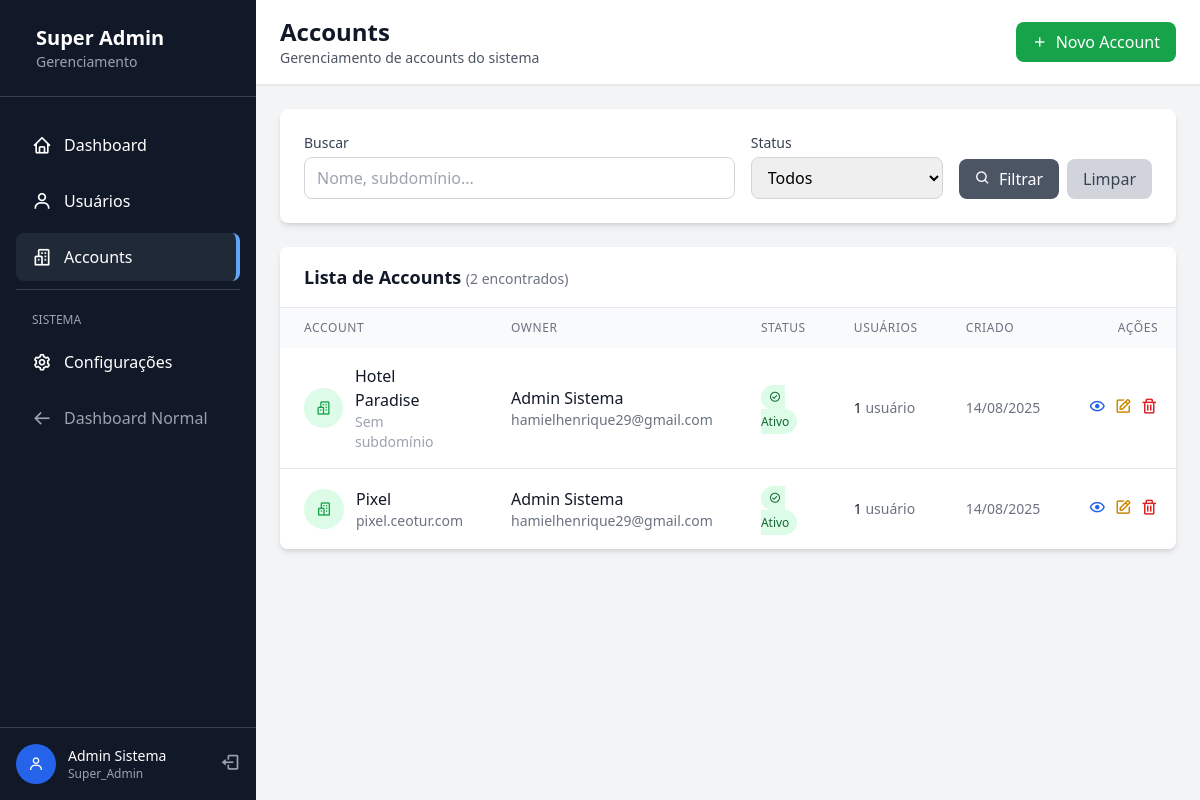
The app's page /super-admin/accounts/ (signed in) with its own data.
### app/models/user.py (models this page shows, shortened)
class User(UserMixin, db.Model):
    __tablename__ = 'users'
    id = db.Column(db.Integer, primary_key=True)
    email = db.Column(db.String(120), unique=True, nullable=False, index=True)
    password_hash = db.Column(db.String(128), nullable=False)
    first_name = db.Column(db.String(50), nullable=False)
    last_name = db.Column(db.String(50), nullable=False)
    theme_preference = db.Column(db.String(10), default='light')
    role = db.Column(db.Enum(UserRole), nullable=False, default=UserRole.USER)
    created_at = db.Column(db.DateTime, default=datetime.utcnow, nullable=False)
    updated_at = db.Column(db.DateTime, default=datetime.utcnow, onupdate=datetime.utcnow)
    last_login = db.Column(db.DateTime)
    accounts = db.relationship('Account',
                              secondary=user_accounts,
                              backref=db.backref('users', lazy='dynamic'),
                              lazy='dynamic')
    def get_full_name(self):
        return f"{self.first_name} {self.last_name}"
    def is_super_admin(self):
        return self.role == UserRole.SUPER_ADMIN
    def get_accessible_accounts(self):
        if self.is_super_admin():
            from .account import Account, AccountStatus
            return Account.query.filter(Account.status == AccountStatus.ACTIVE).all()
        else:
            return self.accounts.filter_by(is_active=True).all()

### app/models/account.py (models this page shows, shortened)
class Account(db.Model):
    __tablename__ = 'accounts'
    id = db.Column(db.Integer, primary_key=True)
    name = db.Column(db.String(100), nullable=False)
    subdomain = db.Column(db.String(50), unique=True, nullable=True, index=True)
    status = db.Column(db.Enum(AccountStatus), nullable=False, default=AccountStatus.ACTIVE)
    is_active = db.Column(db.Boolean, default=True, nullable=False)
    owner_id = db.Column(db.Integer, db.ForeignKey('users.id'), nullable=False)
    created_by = db.Column(db.Integer, db.ForeignKey('users.id'), nullable=False)
    created_at = db.Column(db.DateTime, default=datetime.utcnow, nullable=False)
    updated_at = db.Column(db.DateTime, default=datetime.utcnow, onupdate=datetime.utcnow)
    owner = db.relationship('User', foreign_keys=[owner_id], backref='owned_accounts')
    creator = db.relationship('User', foreign_keys=[created_by], backref='created_accounts')
    def get_user_count(self):
        return self.users.count()

### app/frontend/routes/super_admin/accounts.py (the view)
@accounts_bp.route('/')
@super_admin_required
def index():
    page = request.args.get('page', 1, type=int)
    search = request.args.get('search', '')
    status_filter = request.args.get('status', '')
    query = Account.query
    if search:
        query = query.filter(
            (Account.name.contains(search)) |
            (Account.subdomain.contains(search))
        )
    if status_filter:
        try:
            status_enum = AccountStatus(status_filter)
            query = query.filter(Account.status == status_enum)
        except ValueError:
            pass
    accounts = query.order_by(Account.created_at.desc()).paginate(
        page=page, per_page=20, error_out=False
    )
    return render_template('super_admin/accounts/index.html',
                         accounts=accounts,
                         search=search,
                         status_filter=status_filter)

### app/frontend/templates/super_admin/accounts/index.html (shortened to what this page needs)
{% extends "super_admin/base.html" %}
{% block page_title %}Accounts{% endblock %}
{% block breadcrumb %}
<p class="text-sm text-gray-600">Gerenciamento de accounts do sistema</p>
{% endblock %}
{% block header_actions %}
<a href="{{ url_for('super_admin.accounts.create') }}"
   class="bg-green-600 hover:bg-green-700 text-white px-4 py-2 rounded-lg flex items-center transition-colors">
    <i class='bx bx-plus mr-2'></i>
    Novo Account
</a>
{% endblock %}
{% block content %}
<div class="bg-white rounded-lg shadow-md p-6 mb-6">
    <form method="GET" class="flex flex-wrap gap-4 items-end">
        <div class="flex-1 min-w-64">
            <label class="block text-sm font-medium text-gray-700 mb-1">Buscar</label>
            <input type="text"
                   name="search"
                   value="{{ search }}"
                   placeholder="Nome, subdomínio..."
                   class="w-full px-3 py-2 border border-gray-300 rounded-lg focus:outline-none focus:ring-2 focus:ring-green-500">
        </div>
        <div class="min-w-48">
            <label class="block text-sm font-medium text-gray-700 mb-1">Status</label>
            <select name="status" class="w-full px-3 py-2 border border-gray-300 rounded-lg focus:outline-none focus:ring-2 focus:ring-green-500">
                <option value="">Todos</option>
            </select>
        </div>
        <div class="flex gap-2">
            <button type="submit" class="bg-gray-600 hover:bg-gray-700 text-white px-4 py-2 rounded-lg transition-colors">
                <i class='bx bx-search mr-1'></i>
                Filtrar
            </button>
            <a href="{{ url_for('super_admin.accounts.index') }}"
               class="bg-gray-300 hover:bg-gray-400 text-gray-700 px-4 py-2 rounded-lg transition-colors">
                Limpar
            </a>
        </div>
    </form>
</div>
<div class="bg-white rounded-lg shadow-md overflow-hidden">
    <div class="px-6 py-4 border-b border-gray-200">
        <h3 class="text-lg font-semibold text-gray-900">
            Lista de Accounts
            <span class="text-sm font-normal text-gray-500">({{ accounts.total }} encontrados)</span>
        </h3>
    </div>
    {% if accounts.items %}
        <div class="overflow-x-auto">
            <table class="w-full">
                <thead class="bg-gray-50">
                    <tr>
                        <th class="px-6 py-3 text-left text-xs font-medium text-gray-500 uppercase tracking-wider">Account</th>
                        <th class="px-6 py-3 text-left text-xs font-medium text-gray-500 uppercase tracking-wider">Owner</th>
                        <th class="px-6 py-3 text-left text-xs font-medium text-gray-500 uppercase tracking-wider">Status</th>
                        <th class="px-6 py-3 text-left text-xs font-medium text-gray-500 uppercase tracking-wider">Usuários</th>
                        <th class="px-6 py-3 text-left text-xs font-medium text-gray-500 uppercase tracking-wider">Criado</th>
                        <th class="px-6 py-3 text-right text-xs font-medium text-gray-500 uppercase tracking-wider">Ações</th>
                    </tr>
                </thead>
                <tbody class="bg-white divide-y divide-gray-200">
                    {% for account in accounts.items %}
                    <tr class="hover:bg-gray-50">
                        <td class="px-6 py-4">
                            <div class="flex items-center">
                                <div class="h-10 w-10 bg-green-100 rounded-full flex items-center justify-center mr-3">
                                    <i class='bx bx-buildings text-green-600'></i>
                                </div>
                                <div>
                                    <p class="font-medium text-gray-900">{{ account.name }}</p>
                                    {% if account.subdomain %}
                                        <p class="text-sm text-gray-500">{{ account.subdomain }}.ceotur.com</p>
                                    {% else %}
                                        <p class="text-sm text-gray-400">Sem subdomínio</p>
                                    {% endif %}
                                </div>
                            </div>
                        </td>
                        <td class="px-6 py-4">
                            {% if account.owner %}
                                <div>
                                    <p class="font-medium text-gray-900">{{ account.owner.get_full_name() }}</p>
                                    <p class="text-sm text-gray-500">{{ account.owner.email }}</p>
                                </div>
                            {% else %}
                                <span class="text-gray-400">—</span>
                            {% endif %}
                        </td>
                        <td class="px-6 py-4">
                            {% if account.status.value == 'active' %}
                                <span class="px-2 py-1 bg-green-100 text-green-800 text-xs rounded-full">
                                    <i class='bx bx-check-circle mr-1'></i>Ativo
                                </span>
                            {% elif account.status.value == 'suspended' %}
                                <span class="px-2 py-1 bg-yellow-100 text-yellow-800 text-xs rounded-full">
                                    <i class='bx bx-pause-circle mr-1'></i>Suspenso
                                </span>
                            {% else %}
                                <span class="px-2 py-1 bg-red-100 text-red-800 text-xs rounded-full">
                                    <i class='bx bx-x-circle mr-1'></i>Inativo
                                </span>
                            {% endif %}
                        </td>
                        <td class="px-6 py-4 text-sm text-gray-500">
                            <span class="font-medium text-gray-900">{{ account.get_user_count() }}</span>
                            {% if account.get_user_count() == 1 %}usuário{% else %}usuários{% endif %}
                        </td>
                        <td class="px-6 py-4 text-sm text-gray-500">
                            {% if account.created_at %}
                                {{ account.created_at.strftime('%d/%m/%Y') }}
                            {% else %}
                                —
                            {% endif %}
                        </td>
                        <td class="px-6 py-4 text-right">
                            <div class="flex items-center justify-end space-x-2">
                                <a href="{{ url_for('super_admin.accounts.view', account_id=account.id) }}"
                                   class="text-blue-600 hover:text-blue-900" title="Ver">
                                    <i class='bx bx-show text-lg'></i>
                                </a>
                                <a href="{{ url_for('super_admin.accounts.edit', account_id=account.id) }}"
                                   class="text-yellow-600 hover:text-yellow-900" title="Editar">
                                    <i class='bx bx-edit text-lg'></i>
                                </a>
                                <form method="POST" action="{{ url_for('super_admin.accounts.delete', account_id=account.id) }}"
                                      class="inline" onsubmit="return confirm('Tem certeza que deseja deletar este account? Todos os usuários associados serão desvinculados.')">
                                    <button type="submit" class="text-red-600 hover:text-red-900" title="Deletar">
                                        <i class='bx bx-trash text-lg'></i>
                                    </button>
                                </form>
                            </div>
                        </td>
                    </tr>
                    {% endfor %}
                </tbody>
            </table>
        </div>
    {% endif %}
</div>
{% endblock %}

### app/frontend/templates/super_admin/base.html (shortened to what this page needs)
<!DOCTYPE html>
<html lang="pt-BR">
<head>
    <link href="{{ url_for('static', filename='css/style.css') }}" rel="stylesheet">
    <link href='https://unpkg.com/boxicons@2.1.4/css/boxicons.min.css' rel='stylesheet'>
</head>
<body class="bg-gray-100">
    <div class="flex h-screen">
        <div class="w-64 bg-gray-900 text-white flex flex-col">
            <div class="p-6 border-b border-gray-700">
                <div class="flex items-center">
                    <div>
                        <h1 class="text-xl font-bold">Super Admin</h1>
                        <p class="text-sm text-gray-400">Gerenciamento</p>
                    </div>
                </div>
            </div>
            <nav class="flex-1 py-6">
                <ul class="space-y-2 px-4">
                    <li>
                        <a href="{{ url_for('super_admin.dashboard') }}"
                           class="flex items-center py-3 px-4 rounded-lg hover:bg-gray-800 transition-colors
                           {% if request.endpoint == 'super_admin.dashboard' %}bg-gray-800 border-r-4 border-blue-400{% endif %}">
                            <i class='bx bx-home text-xl mr-3'></i>
                            <span>Dashboard</span>
                        </a>
                    </li>
                    <li>
                        <a href="{{ url_for('super_admin.users.index') }}"
                           class="flex items-center py-3 px-4 rounded-lg hover:bg-gray-800 transition-colors
                           {% if 'users' in request.endpoint %}bg-gray-800 border-r-4 border-blue-400{% endif %}">
                            <i class='bx bx-user text-xl mr-3'></i>
                            <span>Usuários</span>
                        </a>
                    </li>
                    <li>
                        <a href="{{ url_for('super_admin.accounts.index') }}"
                           class="flex items-center py-3 px-4 rounded-lg hover:bg-gray-800 transition-colors
                           {% if 'accounts' in request.endpoint %}bg-gray-800 border-r-4 border-blue-400{% endif %}">
                            <i class='bx bx-buildings text-xl mr-3'></i>
                            <span>Accounts</span>
                        </a>
                    </li>
                    <li class="border-t border-gray-700 pt-4 mt-4">
                        <span class="text-xs text-gray-400 px-4">SISTEMA</span>
                    </li>
                    <li>
                        <a href="#" class="flex items-center py-3 px-4 rounded-lg hover:bg-gray-800 transition-colors">
                            <i class='bx bx-cog text-xl mr-3'></i>
                            <span>Configurações</span>
                        </a>
                    </li>
                    <li>
                        <a href="{{ url_for('main.dashboard') }}"
                           class="flex items-center py-3 px-4 rounded-lg hover:bg-gray-800 transition-colors text-gray-400">
                            <i class='bx bx-arrow-back text-xl mr-3'></i>
                            <span>Dashboard Normal</span>
                        </a>
                    </li>
                </ul>
            </nav>
            <div class="p-4 border-t border-gray-700">
                <div class="flex items-center">
                    <div class="h-10 w-10 bg-blue-600 rounded-full flex items-center justify-center mr-3">
                        <i class='bx bx-user text-white'></i>
                    </div>
                    <div class="flex-1">
                        <p class="text-sm font-medium">{{ current_user.get_full_name() }}</p>
                        <p class="text-xs text-gray-400">{{ current_user.role.value.title() }}</p>
                    </div>
                    <a href="{{ url_for('auth.logout') }}" class="text-gray-400 hover:text-white">
                        <i class='bx bx-log-out text-xl'></i>
                    </a>
                </div>
            </div>
        </div>
        <div class="flex-1 flex flex-col overflow-hidden">
            <header class="bg-white shadow-sm border-b">
                <div class="flex items-center justify-between px-6 py-4">
                    <div>
                        <h2 class="text-2xl font-bold text-gray-900">
                            {% block page_title %}Super Admin{% endblock %}
                        </h2>
                        {% block breadcrumb %}{% endblock %}
                    </div>
                    <div class="flex items-center space-x-4">
                        {% block header_actions %}{% endblock %}
                    </div>
                </div>
            </header>
            <main class="flex-1 overflow-auto p-6">
                {% block content %}{% endblock %}
            </main>
        </div>
    </div>
</body>
</html>

### records on screen
User: get_full_name "Admin Sistema", role.value "Super_Admin"
Account: name "Hotel Paradise", shows "Sem subdomínio", owner.get_full_name "Admin Sistema", owner.email "hamielhenrique29@gmail.com", status "ACTIVE" (drawn), get_user_count "1", created_at "14/08/2025"
Account: name "Pixel", subdomain "pixel", owner.get_full_name "Admin Sistema", owner.email "hamielhenrique29@gmail.com", status "ACTIVE" (drawn), get_user_count "1", created_at "14/08/2025"

### other values on screen
{{ accounts.total }} "2"
